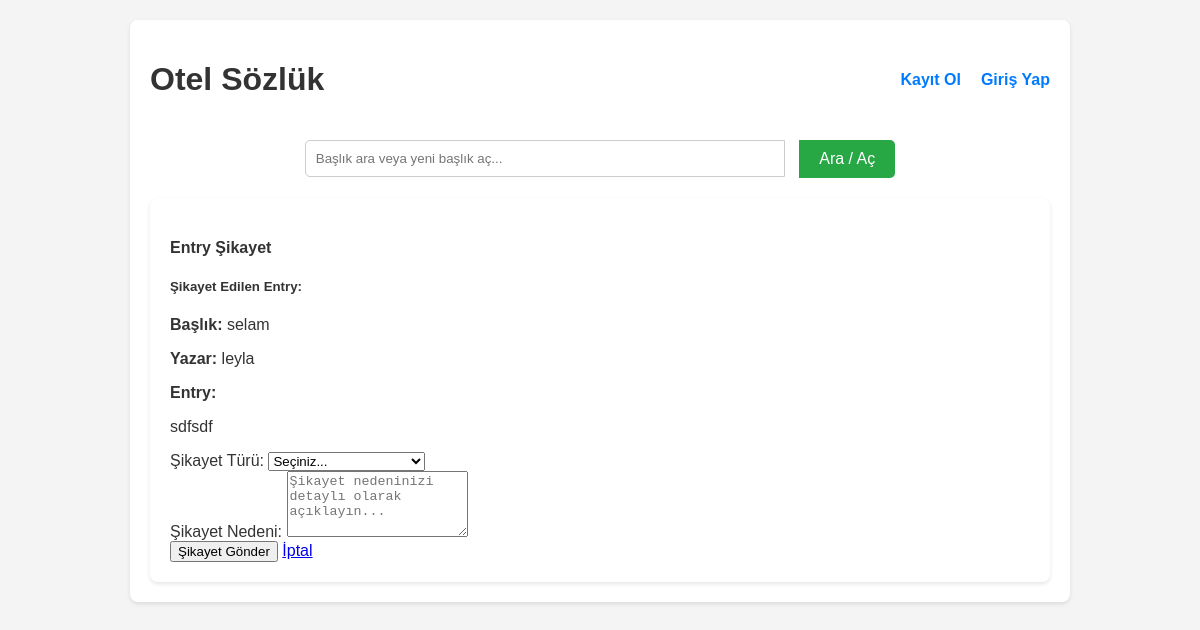
The app's page /entry_sikayet/1 (signed in) with its own data.
### tables this page shows
CREATE TABLE basliklar (
            id INTEGER PRIMARY KEY AUTOINCREMENT,
            baslik_adi TEXT NOT NULL UNIQUE,
            entry_count INTEGER DEFAULT 0
        );

CREATE TABLE users (
            id INTEGER PRIMARY KEY AUTOINCREMENT,
            username TEXT NOT NULL UNIQUE,
            email TEXT NOT NULL UNIQUE,
            password_hash TEXT NOT NULL,
            bio TEXT DEFAULT '',
            kayit_tarihi TIMESTAMP DEFAULT CURRENT_TIMESTAMP,
            email_verified INTEGER DEFAULT 0,
            verification_code TEXT,
            is_admin INTEGER DEFAULT 0,
            is_moderator INTEGER DEFAULT 0,
            is_banned INTEGER DEFAULT 0
        );

CREATE TABLE entryler (
            id INTEGER PRIMARY KEY AUTOINCREMENT,
            entry_metni TEXT NOT NULL,
            baslik_id INTEGER NOT NULL,
            yazar_id INTEGER NOT NULL,
            tarih TIMESTAMP DEFAULT CURRENT_TIMESTAMP,
            is_deleted INTEGER DEFAULT 0,
            FOREIGN KEY (baslik_id) REFERENCES basliklar(id),
            FOREIGN KEY (yazar_id) REFERENCES users(id)
        );

### yemeksozluk.py (the view, shortened to what this page needs)
@app.route('/entry_sikayet/<int:entry_id>', methods=['GET', 'POST'])
def entry_sikayet(entry_id):
    if not is_logged_in():
        flash('Şikayet etmek için giriş yapmalısınız.', 'warning')
        return redirect(url_for('login'))
    with get_db_connection() as conn:
        entry = conn.execute('''
            SELECT e.*, b.baslik_adi, u.username
            FROM entryler e
            JOIN basliklar b ON e.baslik_id = b.id
            JOIN users u ON e.yazar_id = u.id
            WHERE e.id = ?
        ''', (entry_id,)).fetchone()
        if entry is None:
            flash('Entry bulunamadı!', 'error')
            return redirect(url_for('index'))
    return render_template('entry_sikayet.html', entry=entry)

### yemeksozluk.py (called while the page is built)
@contextmanager
def get_db_connection():
    conn = sqlite3.connect(DATABASE, timeout=20.0)
    conn.row_factory = sqlite3.Row
    conn.execute('PRAGMA foreign_keys = ON')
    try:
        yield conn
    finally:
        conn.close()

def is_logged_in():
    return 'logged_in' in session and session['logged_in']

@app.before_request
def before_request():
    g.unread_notifications_count = 0
    g.unread_messages_count = 0
    if is_logged_in():
        with get_db_connection() as conn:
            user_id = session['user_id']
            notifications_count = conn.execute('SELECT COUNT(*) FROM notifications WHERE user_id = ? AND is_read = 0', (user_id,)).fetchone()[0]
            g.unread_notifications_count = notifications_count
            messages_count = conn.execute('SELECT COUNT(*) FROM messages WHERE receiver_id = ? AND is_read = 0', (user_id,)).fetchone()[0]
            g.unread_messages_count = messages_count

### templates/entry_sikayet.html (shortened to what this page needs)
{% extends "base.html" %}
{% block content %}
<div class="container mt-4">
    <div class="row justify-content-center">
        <div class="col-md-8">
            <div class="card">
                <div class="card-header">
                    <h4>Entry Şikayet</h4>
                </div>
                <div class="card-body">
                    <div class="mb-4">
                        <h5>Şikayet Edilen Entry:</h5>
                        <div class="border p-3 bg-light">
                            <p><strong>Başlık:</strong> {{ entry.baslik_adi }}</p>
                            <p><strong>Yazar:</strong> {{ entry.username }}</p>
                            <p><strong>Entry:</strong></p>
                            <p class="mb-0">{{ entry.entry_metni }}</p>
                        </div>
                    </div>
                    <form method="POST">
                        <div class="form-group">
                            <label for="report_type">Şikayet Türü:</label>
                            <select class="form-control" id="report_type" name="report_type" required>
                                <option value="">Seçiniz...</option>
                            </select>
                        </div>
                        <div class="form-group">
                            <label for="report_reason">Şikayet Nedeni:</label>
                            <textarea class="form-control" id="report_reason" name="report_reason"
                                      rows="4" placeholder="Şikayet nedeninizi detaylı olarak açıklayın..." required></textarea>
                        </div>
                        <div class="mt-3">
                            <button type="submit" class="btn btn-danger">Şikayet Gönder</button>
                            <a href="{{ url_for('baslik_detay', baslik_id=entry.baslik_id) }}" class="btn btn-secondary">İptal</a>
                        </div>
                    </form>
                </div>
            </div>
        </div>
    </div>
</div>
{% endblock %}

### templates/base.html (style rules this page uses)
body { font-family: sans-serif; margin: 20px; background-color: #f4f4f4; color: #333; }
.container { max-width: 900px; margin: auto; background-color: #fff; padding: 20px; border-radius: 8px; box-shadow: 0 2px 4px rgba(0,0,0,0.1); }

### records on screen
basliklar: baslik_adi "selam"
users: username "leyla"
entryler: entry_metni "sdfsdf"
